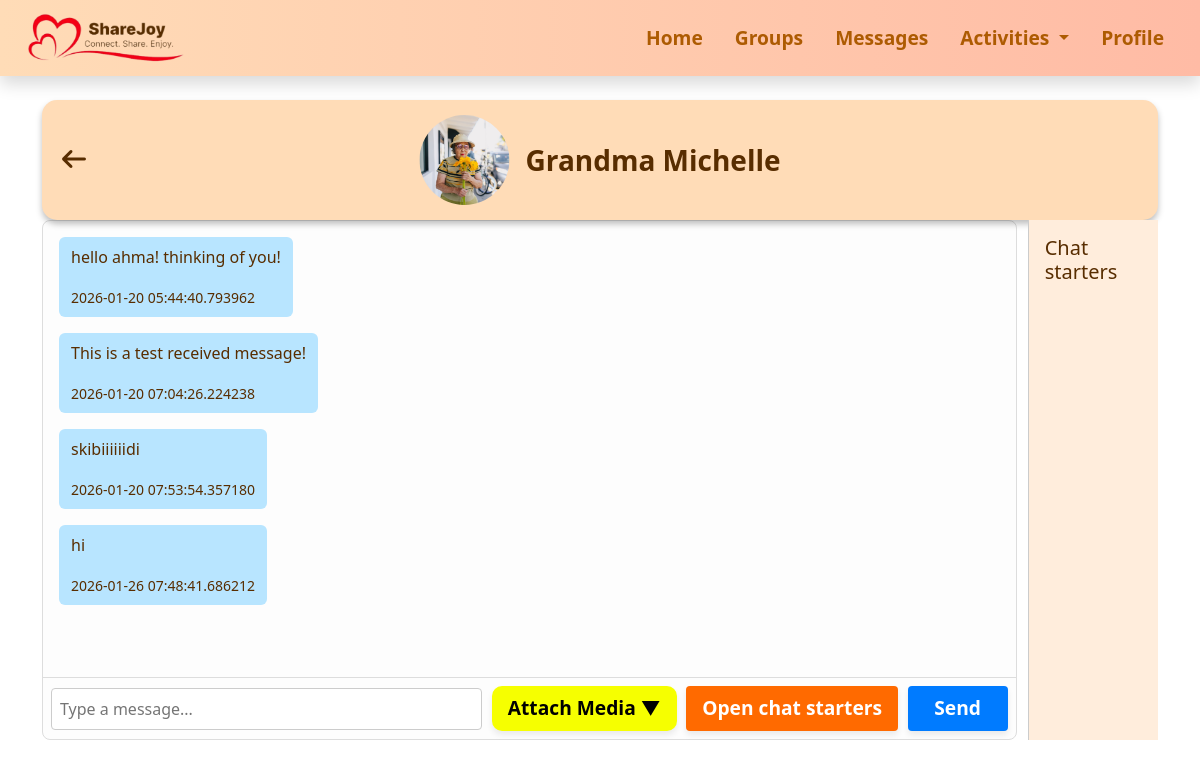
/textchat/1 (signed in), run on an earlier commit of the app's database.
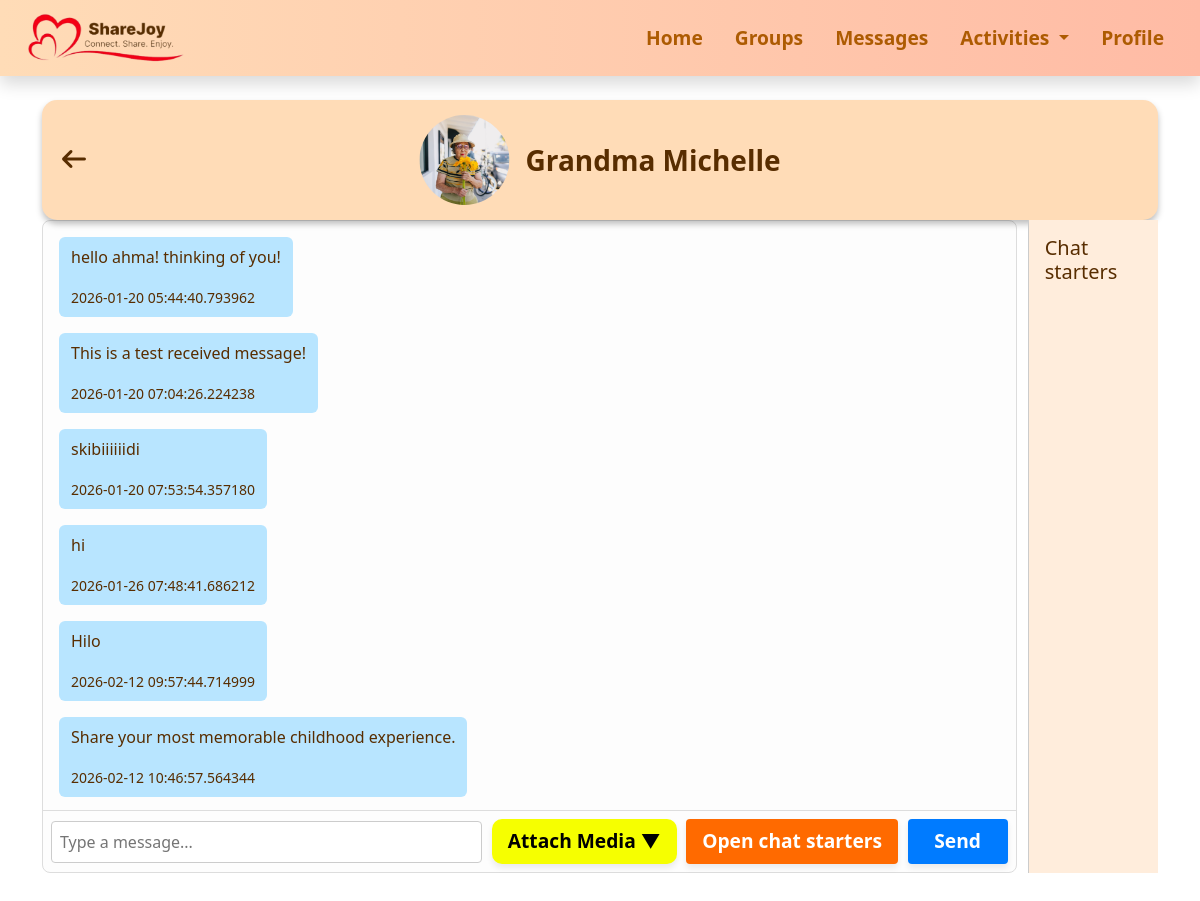
And on a later commit of the database.
### messages.py (models this page shows)
class Contact(db.Model):
    __tablename__ = 'contact'
    id = db.Column(db.Integer, primary_key=True)
    name = db.Column(db.String(35), nullable=False)
    phone = db.Column(db.String(12))
    short_desc = db.Column(db.String(120))
    image_url = db.Column(db.String(200))
    messages = db.relationship("Message", backref="contact", lazy=True)
    chat_group = db.Column(db.String(50))       # e.g. Family, Friends, Work
    message_status = db.Column(db.String(20))   # e.g. Unread, Read, Archived

class Message(db.Model):
    id = db.Column(db.Integer, primary_key=True)
    username = db.Column(db.String(80), nullable=False)
    content = db.Column(db.Text, nullable=False)
    timestamp = db.Column(db.DateTime, default=lambda: datetime.now(pytz.utc) + timedelta(hours=1))
    contact_id = db.Column(db.Integer, db.ForeignKey("contact.id"), nullable=True)

### app.py (the view, shortened to what this page needs)
@app.route("/textchat/<int:contact_id>", methods=["GET", "POST"])
@login_required
def textchat(contact_id):
    contact = Contact.query.get_or_404(contact_id)
    user = get_current_user()  # Ensure this returns the logged-in user
    messages = Message.query.filter_by(contact_id=contact.id).order_by(Message.timestamp.asc()).all()
    return render_template("textchat.html", contact=contact, messages=messages, user=user)

### app.py (called while the page is built)
def login_required(f):
    @wraps(f)
    def decorated_function(*args, **kwargs):
        if 'user_id' not in session:
            flash('Please log in to access this page.', 'error')
            return redirect(url_for('loginpage'))
        return f(*args, **kwargs)
    return decorated_function

def get_current_user():
    if 'user_id' in session:
        return User.query.get(session['user_id'])
    return None

### templates/textchat.html (shortened to what this page needs)
{% extends "base.html" %}
{% block extra_css %}
<link rel="stylesheet" href="{{ url_for('static', filename='css/textchat.css') }}">
{% endblock %}
{% block content %}
<div class="section-box">
  <a href="{{ url_for('messages') }}" class="btn btn-link p-0 back-arrow">
    <i class="fa-solid fa-arrow-left"></i>
  </a>
  <div class="text-pfp-container">
    <img src="{{ url_for('static', filename=(contact.image_url if contact.image_url else 'images/default_pfp.jpg')) }}"
         alt="{{ contact.name }} picture" class="pfp">
    <span class="contact-name fw-semibold">{{ contact.name }}</span>
  </div>
</div>
<div class="chat-wrapper">
  <div class="chat-container" id="chatContainer">
    <div class="messages-area">
      {% for message in messages %}
        <div class="message {% if message.username == user.full_name %}sent{% else %}received{% endif %}">
          <p>{{ message.content }}</p>
          <small>{{ message.timestamp }}</small>
        </div>
      {% endfor %}
    </div>
    <form method="POST" class="input-area">
      <input type="text" name="content" class="message-input" placeholder="Type a message..." required>
      <div class="media-dropdown">
        <button type="button" id="attachMediaButton" class="media-btn cta-btn">Attach Media ▼</button>
      </div>
      <button type="button" id="togglePaneButton" class="chat-tools-btn cta-btn" onclick="togglePane()">Open chat starters</button>
      <button type="submit" class="send-btn cta-btn">Send</button>
    </form>
  </div>
  <div class="right-pane" id="rightPane">
    <h5>Chat starters</h5>
  </div>
</div>
{% endblock %}

### templates/base.html (shortened to what this page needs)
<!doctype html>
<html lang="en">
<head>
    <link href="https://cdn.jsdelivr.net/npm/bootstrap@5.3.8/dist/css/bootstrap.min.css" rel="stylesheet">
    <link rel="stylesheet" href="{{ url_for('static', filename='css/navbar.css') }}">
    <link rel="stylesheet" href="{{ url_for('static', filename='css/base.css') }}">
    <link rel="stylesheet" href="https://cdnjs.cloudflare.com/ajax/libs/font-awesome/7.0.1/css/all.min.css">
    {% block extra_css %}{% endblock %}
</head>
<body>
    {% include "navbar.html" %}
    <div class="container mt-4">
        {% block content %}{% endblock %}
    </div>
</body>
</html>

### templates/navbar.html (shortened to what this page needs)
<nav class="navbar navbar-expand-md sticky-top shadow">
    <div class="container-fluid align-items-center">
        <a class="navbar-brand ms-3" href="{{ url_for('home') }}"><img
                src="{{ url_for('static', filename='images/navbar.png') }}" alt="ShareJoy" height="50"></a>
        <div class="collapse navbar-collapse" id="navbarNav">
            <ul class="navbar-nav ms-auto">
                <li class="nav-item">
                    <a class="nav-link me-3 fw-bold {% if request.endpoint == 'home' %}active{% endif %}"
                        href="{{ url_for('home') }}">Home</a>
                </li>
                <li class="nav-item">
                    <a class="nav-link me-3 fw-bold {% if request.endpoint == 'groups' %}active{% endif %}"
                        href="{{ url_for('groups') }}">Groups</a>
                </li>
                <li class="nav-item">
                    <a class="nav-link me-3 fw-bold {% if request.endpoint == 'messages' %}active{% endif %}"
                        href="{{ url_for('messages') }}">Messages</a>
                </li>
                <li class="nav-item dropdown">
                    <a class="nav-link me-3 dropdown-toggle fw-bold {% if request.endpoint in ['activities', 'explore', 'schedule'] %}active{% endif %}"
                        href="#" id="activitiesDropdown" role="button" data-bs-toggle="dropdown">
                        Activities
                    </a>
                </li>
                <li class="nav-item">
                    <a class="nav-link me-3 fw-bold {% if request.endpoint == 'profile' %}active{% endif %}"
                        href="{{ url_for('profile') }}">Profile</a>
                </li>
            </ul>
        </div>
    </div>
</nav>

### static/css/navbar.css (style rules this page uses)
.navbar, .dropdown-menu { background: linear-gradient(90deg, #FFDCB7, #ffbba5); border: none; box-shadow: 0 4px 8px rgba(0, 0, 0, 0.1); }
.navbar .nav-link, .dropdown-item { font-size: 1.2rem; color: #ad5b02; transition: color 0.3s ease, transform 0.3s ease; }

### static/css/base.css (style rules this page uses)
.section-box { width: 100%; min-height: 100px; color: #582D00; background-color: #fff2e6; box-shadow: 0 4px 6px rgba(0, 0, 0, 0.256); padding: 20px 20px 15px 20px; margin: 2rem auto; border-radius: 15px; }
body, input, textarea, .form-label, .formL { color: #582D00 !important; }
.fa-arrow-left { color: #582D00; font-weight: semibold; font-size: 1.5rem; }
.cancelbtn, .dobtn, .cancel-btn, .successbtn, .okbtn, .redbtn, .cta-btn, .search-btn, #toggle-filters, .clearbtn { border: none; box-shadow: 0 4px 6px rgba(0, 0, 0, 0.08); padding: 0.4rem 1rem; border-radius: 10px; font-weight: 600; transition: none; }
.cta-btn { font-size: 1.2rem; padding: 0.8rem 1.4rem; min-width: 100px; border-radius: 10px; }
.cancelbtn, .dobtn, .cancel-btn, .successbtn, .okbtn, .redbtn, .cta-btn, .search-btn, .clearbtn, .join-btn, .maxbtn, .createdbtn, .joined { -webkit-appearance: none; -moz-appearance: none; appearance: none; outline: none !important; border: none !important; }

### static/css/textchat.css (style rules this page uses)
.section-box { position: relative; width: 100%; min-height: 120px; background-color: #FFDCB7; margin: 0; }
.back-arrow { position: absolute; left: 1rem; top: 50%; transform: translateY(-50%); }
.text-pfp-container { position: absolute; left: 50%; top: 50%; transform: translate(-50%, -50%); display: inline-flex; align-items: center; gap: 1rem; }
.pfp { width: 90px; height: 90px; object-fit: cover; border-radius: 50%; }
.contact-name { font-size: 1.75rem; font-weight: bold; margin: 0; white-space: nowrap; }
.chat-container { background: #fdfdfd; border: 1px solid #ddd; border-radius: 8px; display: flex; align-self: flex-start; flex-direction: column; height: 65vh; }
.messages-area { flex: 1; overflow-y: auto; padding: 1rem; }
.message { margin-bottom: 1rem; padding: .5rem .75rem; border-radius: 6px; max-width: fit-content; align-self: flex-end; }
.message.received { background: #B8E5FF; margin-right: auto; text-align: left; }
.input-area { display: flex; align-items: center; gap: 0.5rem; border-top: 1px solid #ddd; padding: 0.5rem; }
.message-input { flex: 1; padding: 0.5rem; border: 1px solid #ccc; border-radius: 4px; }
.cta-btn { padding: .5rem 1rem; border: none; border-radius: 10px; cursor: pointer; white-space: nowrap; margin-left: .1rem; }
.media-btn { background-color: rgb(246, 255, 0); }
.media-dropdown { position: relative; display: inline-block; }
.send-btn, #togglePaneButton { padding: 0.5rem 1rem; border: none; border-radius: 4px; cursor: pointer; white-space: nowrap; background: #007bff; color: white; }
.chat-tools-btn { background-color: rgb(255, 106, 0) !important; }
.chat-wrapper { display: flex; width: 100%; height: 65vh; margin: 0; }
.chat-container { flex: 1; display: flex; flex-direction: column; transition: flex 0.3s ease; }
.right-pane { position: relative; margin-left: 1%; flex: 0.1; overflow: visible; transition: flex 0.3s ease; background-color: #ffeddc; border-left: 1px solid #ccc; padding: 1rem; }

What changed in the data, as far as the page shows it:
added Message: content "Hilo", timestamp "2026-02-12 09:57:44.714999"
added Message: content "Share your most memorable childhood experience.", timestamp "2026-02-12 10:46:57.564344"
